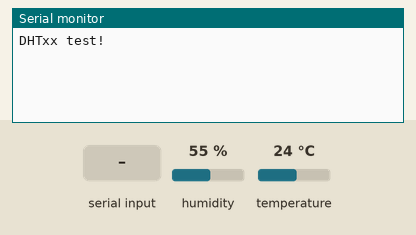
Recording of a sketch running on a simulated ESP32. Shown: the last lines printed to the serial monitor. The test bench sets the inputs (shaded band); at power-on: humidity 55 %, temperature 24 °C. EEPROM starts erased.

Above: at 1.2 s.
1.3 s: "$\n" received over the second serial link
At 1.9 s:
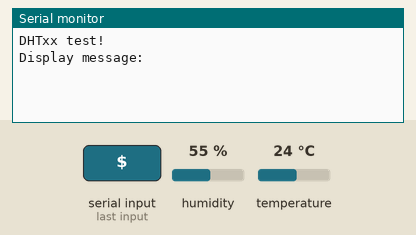
3.5 s: humidity set to 22 %
At 4.6 s:
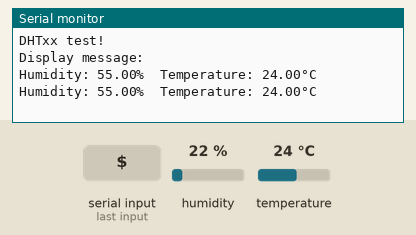
5.0 s: temperature set to 12 °C
At 6.4 s:
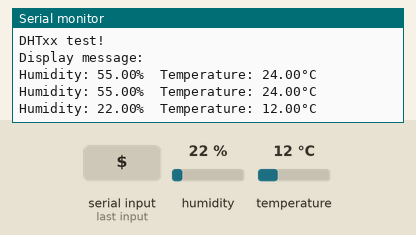
6.5 s: humidity set to 40 %
At 8.8 s:
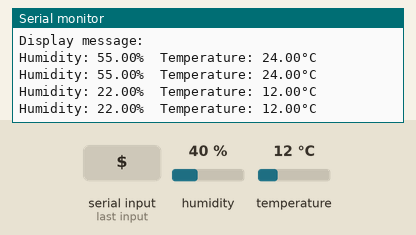

The sketch:

Nextion_display_user_interface.ino
```cpp
#include "DHT.h"
#include "EEPROM.h"
#include<WiFi.h>

#define DHTPIN 4
#define DHTTYPE DHT11
#define displaySerial Serial2

unsigned long previoustime = 0;
unsigned long currenttime = 0;
unsigned long elapsedtime = 0;
int interval = 2000;

String ssid, password,Message;

DHT dht(DHTPIN, DHTTYPE);

void setup() {
  Serial.begin(9600);
  Serial2.begin(9600);
  EEPROM.begin(512);
  displaySerial.begin(9600);
  Serial.println(F("DHTxx test!"));

  dht.begin();
}

void loop() {
  currenttime = millis();
  elapsedtime = currenttime - previoustime;
  if (elapsedtime >= interval) {
    float h = dht.readHumidity();
    float t = dht.readTemperature();
    if (isnan(h) || isnan(t)) {
      Serial.println(F("Failed to read from DHT sensor!"));
      return;
    }
    Serial.print(F("Humidity: "));
    Serial.print(h);
    Serial.print(F("%  Temperature: "));
    Serial.print(t);
    Serial.println(F("°C "));
    previoustime = currenttime;
    String temp = "t0.txt=\"Temp: "  + String(t) + "\"";
    writeString(temp);
    //  String humi = "t2.txt=\"Humi: " + String(h) + "\"";
    //  writeString(humi);
    int i = map(t, 20, 30, 1, 100);
    String te = "j0.val=" + String(i);
    writeString(te);
  }
  if (displaySerial.available()) {
    long lt = millis();
    int i = 0;
    String response1;
    while (millis() - lt < 50) {
      while (displaySerial.available()) {
        if (displaySerial.available()) {
          byte b = displaySerial.read();
          response1 += (char)b;
        }
      }
    }
    while (response1.indexOf("$") > -1) {
      response1.remove(0, response1.indexOf("$") + 1);
      String response = response1.substring(0, response1.indexOf("$"));
      //      response1.remove(0, response1.indexOf("$") + 1);

      Message = "Display message: " + response + "\n";
      Serial.print(Message);
      response.trim();
    }
  }
}

void writeString(String stringData) {
  for (int i = 0; i < stringData.length(); i++)
    displaySerial.write(stringData[i]);

  displaySerial.write(0xff);
  displaySerial.write(0xff);
  displaySerial.write(0xff);
  displaySerial.flush();
}

void setwifi() {
  WiFi.begin(ssid.c_str(), password.c_str());
  while (WiFi.status() != WL_CONNECTED and millis() <= interval + 5000) {
    delay(500);
    Serial.println("Connecting to wifi");
  }
  if (WiFi.status() == WL_CONNECTED) {
    Serial.println("\nConnected to wifi Network");
  }
}
```

Measured:
- after the input at 1.3 s, the serial monitor: prints a new line after 0.05 s (image 1)
- after the input at 5.0 s, the serial monitor: prints a new line after 1.0 s (image 3)
